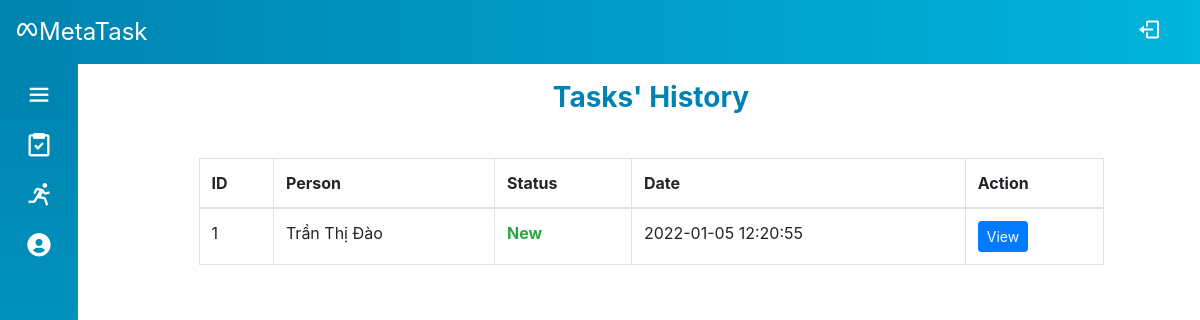
Before: /Source/mvc/index.php?controller=task&action=indexHistory&id=1 (signed in) with the older database file.
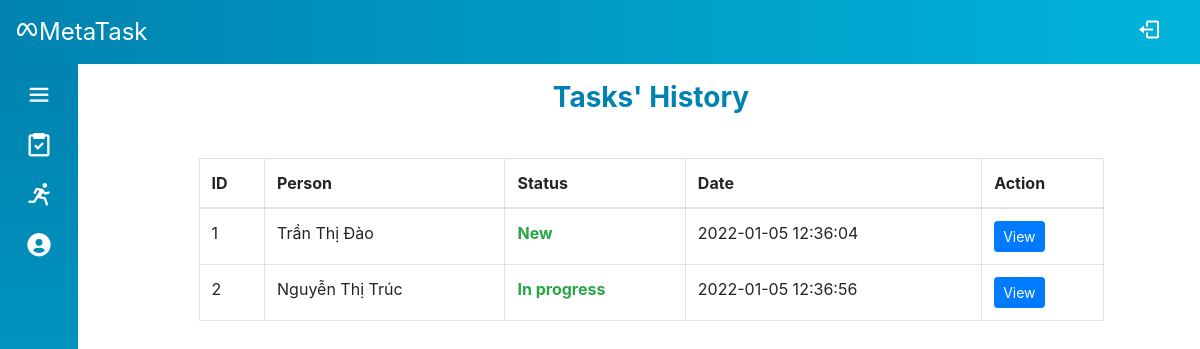
After: the same page with the newer database file.
### tables this page shows
CREATE TABLE `task_record` (
  `id` int(6) UNSIGNED NOT NULL,
  `task_id` int(6) UNSIGNED NOT NULL,
  `person_id` int(6) UNSIGNED NOT NULL,
  `status` varchar(30) NOT NULL DEFAULT 'New',
  `note` varchar(200) DEFAULT NULL,
  `file_name` varchar(100) DEFAULT NULL,
  `file` varchar(200) DEFAULT NULL,
  `date` timestamp NOT NULL DEFAULT current_timestamp() ON UPDATE current_timestamp()
);

CREATE TABLE `account_info` (
  `id` int(6) UNSIGNED NOT NULL,
  `firstname` varchar(30) NOT NULL,
  `lastname` varchar(30) NOT NULL,
  `email` varchar(50) DEFAULT NULL,
  `phone` varchar(30) DEFAULT NULL,
  `avatar` varchar(200) DEFAULT NULL,
  `department` int(6) UNSIGNED NOT NULL
);

### Source/mvc/controllers/base_controller.php (called while the page is built, shortened)
<?php
    class BaseController {
        protected $name;
        public function render($view, $data = array()) {
            extract($data);
            require_once('views/' .$this->name . '/' . $view . '.php');
            require_once('views/layout/template.php');
        }
    }
?>

### Source/mvc/controllers/task_controller.php (called while the page is built, shortened)
<?php
require_once('models/Task.php');
require_once('models/User.php');
require_once('base_controller.php');
class TaskController extends BaseController
{
    public function indexHistory()
    {
        $taskID = filter_input(INPUT_GET, 'id', FILTER_SANITIZE_STRING);
        $history = Task::getAllHistory($taskID);
        $this->render('indexHistory', array('history' => $history));
    }
}

### Source/mvc/route.php (called while the page is built, shortened)
<?php
$obj = new $className();
$obj->$action();

### Source/mvc/index.php (called while the page is built, shortened)
<?php
require_once('route.php');

### Source/mvc/models/Task.php (called while the page is built, shortened)
<?php
class TaskRecord
{
    public function __construct(
        $id,
        $task_id,
        $person_id,
        $status,
        $note,
        $file_name,
        $file,
        $date
    ) {
        $this->id = $id;
        $this->status = $status;
        $this->date = $date;
    }
    public static function getAll($taskID)
    {
        $sql = "SELECT * FROM task_record WHERE task_id = :taskID";
        $conn = DB::getConnection();
        $stm = $conn->prepare($sql);
        $stm->execute(array('taskID' => $taskID));
        $data = array();
        foreach ($stm->fetchAll() as $item) {
            $data[] = new TaskRecord($item['id'], $item['task_id'], $item['person_id'], $item['status'], $item['note'], $item['file_name'], $item['file'], $item['date']);
        }
        return $data;
    }
}
class Task
{
    public static function getAllHistory($taskID)
    {
        return TaskRecord::getAll($taskID);
    }
}

### Source/mvc/models/User.php (called while the page is built, shortened)
<?php
class User
{
    public static function getFullName($id)
    {
        $sql = "select firstname, lastname from account_info where id = :id";
        $conn = DB::getConnection();
        $stm = $conn->prepare($sql);
        $stm->execute(array('id' => $id));
        if ($item = $stm->fetch()) {
            return $item['lastname'] . ' ' . $item['firstname'];
        }
        return null;
    }
}

### Source/mvc/views/task/indexHistory.php (the view, shortened to what this page needs)
<div class="container-fluid">
    <div class="row">
        <div class="col-12 col-md-10 offset-md-1">
            <div class="profile-info">
                <div class="info-header mb-3">Tasks' History</div>
                <div class="info-body">
                    <div class="table-wrapper-scroll-y">
                        <table class="table table-bordered table-hover mt-4 table-responsive-md">
                            <thead>
                                <tr>
                                    <th>ID</th>
                                    <th>Person</th>
                                    <th>Status</th>
                                    <th>Date</th>
                                    <th>Action</th>
                                </tr>
                            </thead>
                            <tbody id="table-body">
                                <?php
                                foreach ($data['history'] as $s) {
                                ?>
                                    <tr>
                                        <td><?= $s->id ?></td>
                                        <td><?= User::getFullName($s->person_id) ?></td>
                                        <td class="text-success font-weight-bold"><?= $s->status ?></td>
                                        <td><?= $s->date ?></td>
                                        <td>
                                            <a class="btn btn-sm btn-primary" href="?controller=task&action=viewHistory&id=<?= $s->id ?>">View</a>
                                        </td>
                                    </tr>
                                <?php
                                }
                                ?>
                            </tbody>
                        </table>
                    </div>
                </div>
            </div>
        </div>
    </div>
</div>

Changed rows visible on the page:
changed task_record "New": date "2022-01-05 12:20:55" → "2022-01-05 12:36:04"
added task_record: id "2", person.firstname "Nguyễn Thị Trúc", status "In progress", date "2022-01-05 12:36:56"
